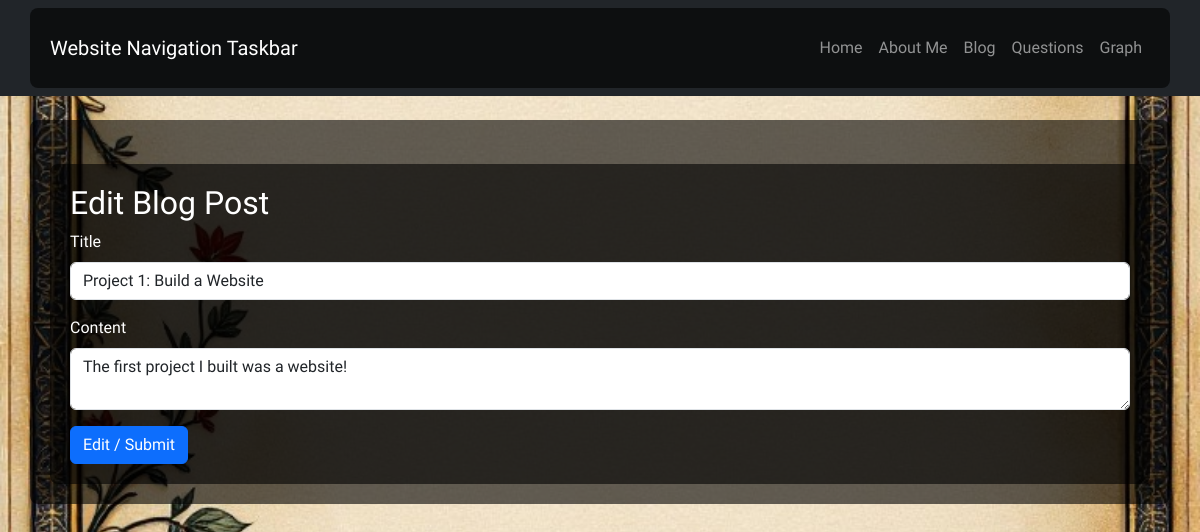
The app's page /blog/edit/1/, older data.
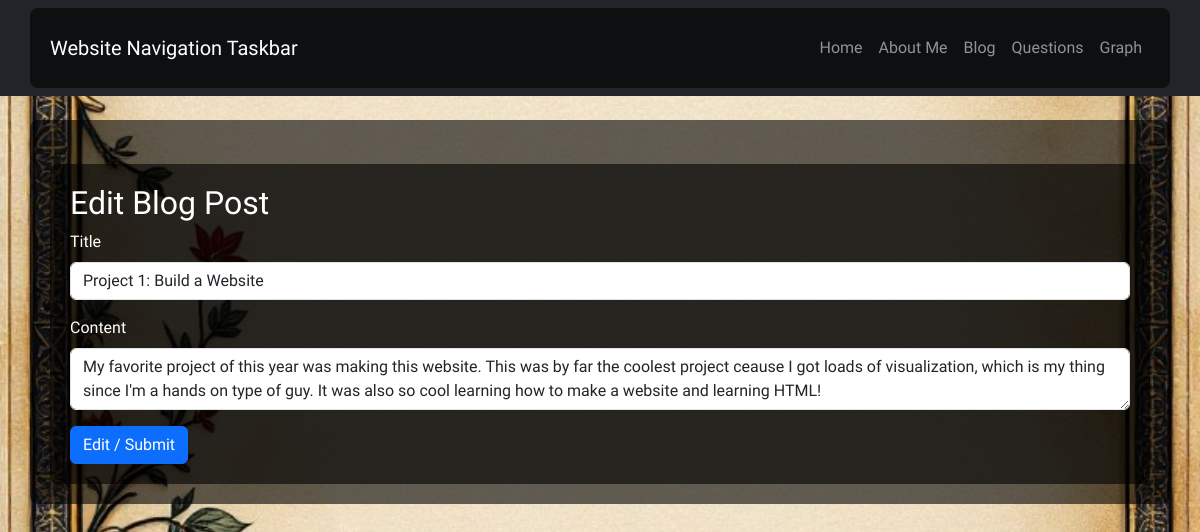
The same page, newer data.
### blog/models.py (models this page shows, shortened)
class Post(models.Model):
    title = models.CharField(max_length=200)
    content = models.TextField()
    created_at = models.DateTimeField(auto_now_add=True)

### blog/views.py (the view)
# urls.py: path('edit/<int:post_id>/', views.post_edit, name='post_edit'),
def post_edit(request, post_id):
    post = get_object_or_404(Post, id=post_id)
    if request.method == 'POST':
        form = PostForm(request.POST, instance=post)
        if form.is_valid():
            form.save()
            return redirect('blog_list')
    else:
        form = PostForm(instance=post)
    return render(request, 'blog/post_form.html', {'form': form, 'action': 'Edit'})

### blog/forms.py
class PostForm(forms.ModelForm):
    class Meta:
        model = Post
        fields = ['title', 'content']

### blog/templates/blog/post_form.html (shortened to what this page needs)
{% extends 'base.html' %}
{% block content %}
<div class="container mt-4">
    <h2>{{ action }} Blog Post</h2>
    <form method="post">
        <div class="mb-3">
            <label for="id_title" class="form-label">Title</label>
            <input type="text" name="title" id="id_title" value="{{ form.title.value }}" class="form-control" required>
        </div>
        <div class="mb-3">
            <label for="id_content" class="form-label">Content</label>
            <textarea name="content" id="id_content" class="form-control" required>{{ form.content.value }}</textarea>
        </div>
        <button type="submit" class="btn btn-primary">{{ action }} / Submit</button>
    </form>
</div>
{% endblock %}

Row changes from the older to the newer data that the page shows:
changed Post "Project 1: Build a Website": content "The first project I built was a website!" → "My favorite project of this year was making this website. This was by far the coolest project ceause I got loads of visualization, which is my thing since I'm a hands on type of guy. It was also so cool learning how to make a website and learning HTML!"
